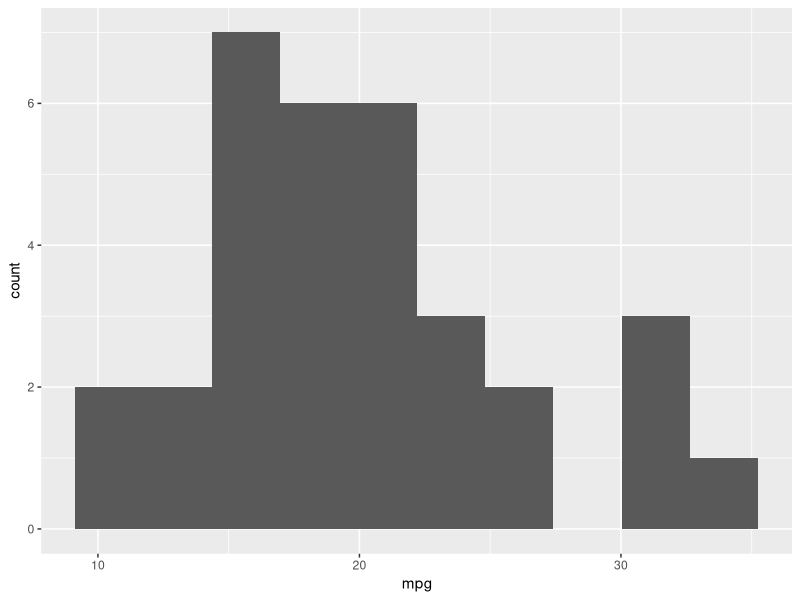
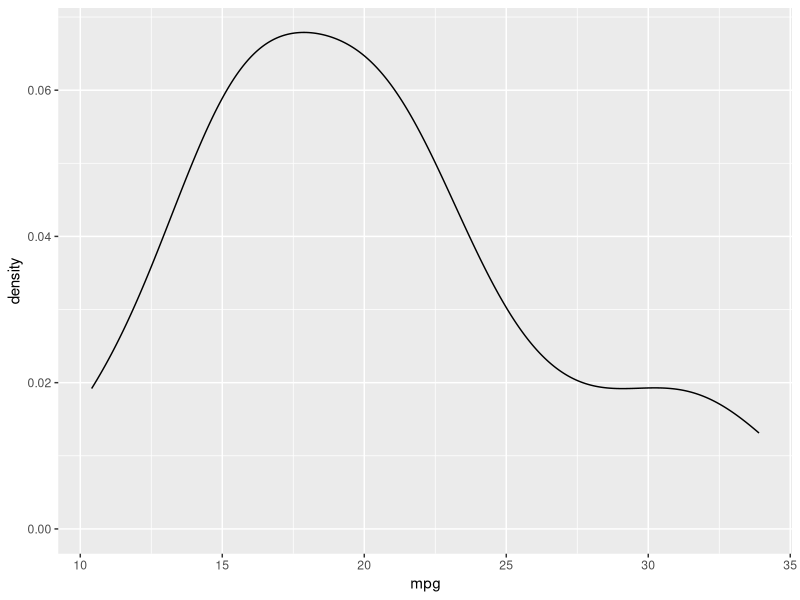
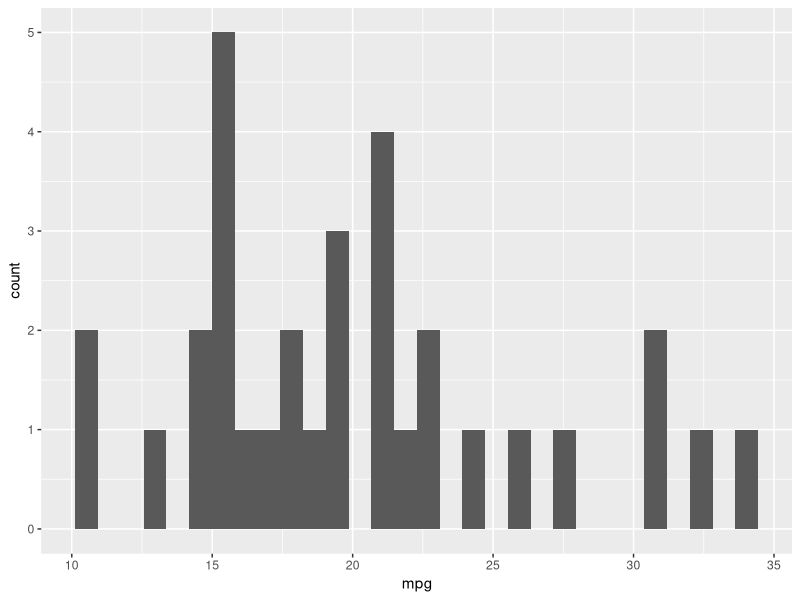
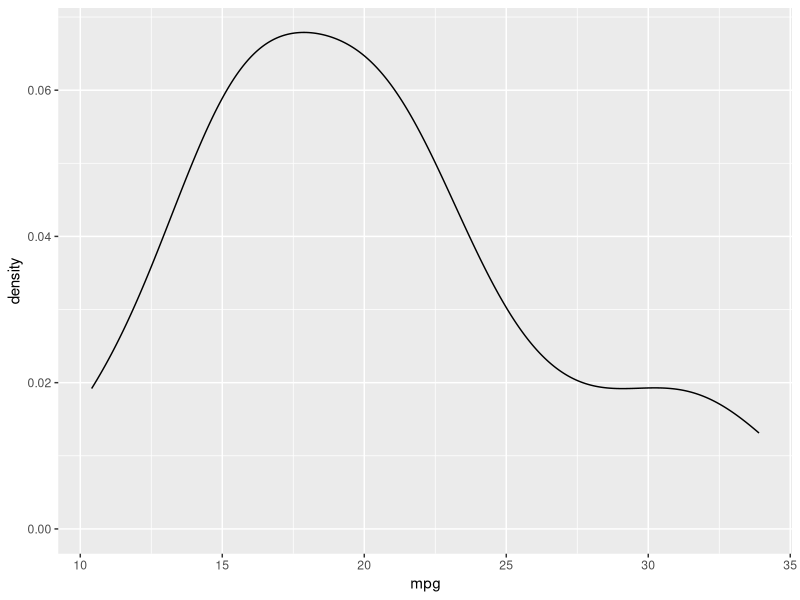
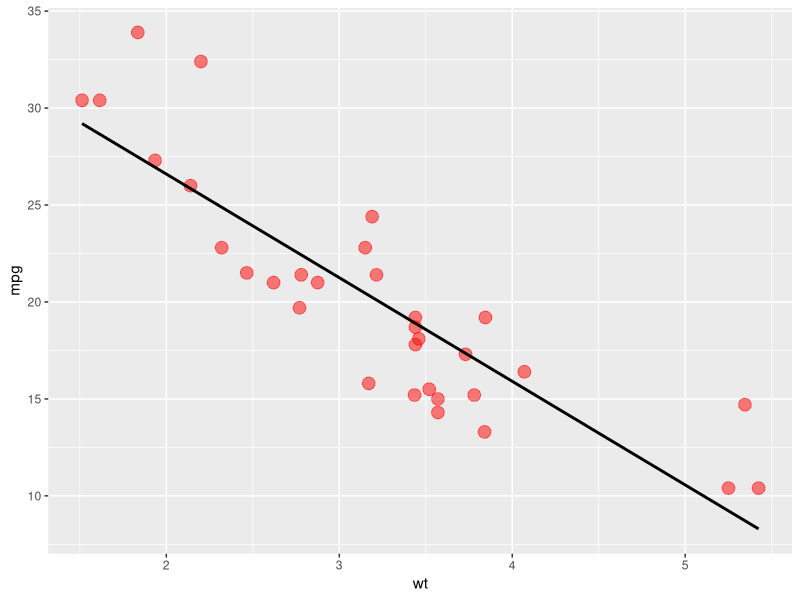

Reproduce these figures in R, in order.
## ggplot data visualization
library(tidyverse)

## ggplot +> data mapping geom

ggplot(data = mtcars, mapping = aes(x = mpg)) +
  geom_histogram(bins = 10)

ggplot(data = mtcars, mapping = aes(x = mpg)) +
  geom_density()

base_layer <- ggplot(data = mtcars, mapping = aes(x = mpg)) 

base_layer + geom_histogram()
base_layer + geom_density()

## two variables = > scatter plot
ggplot(mtcars, aes(wt, mpg)) +
  ## setting graphic aesthetics
  geom_point(colour = "red", size = 4, alpha = 0.5) +
  geom_smooth(method = "lm", se = F, color = "black")
